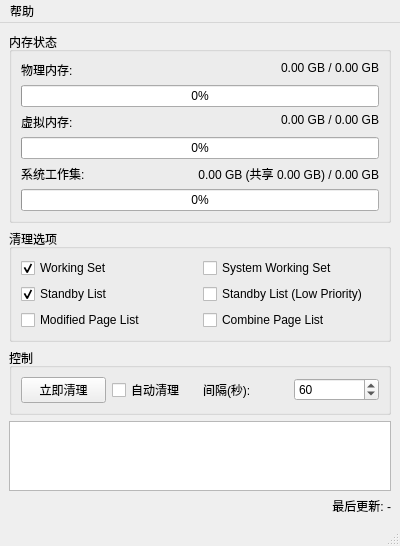
<?xml version="1.0" encoding="UTF-8"?>
<ui version="4.0">
 <class>MainWindow</class>
 <widget class="QMainWindow" name="MainWindow">
  <property name="geometry">
   <rect>
    <x>0</x>
    <y>0</y>
    <width>400</width>
    <height>500</height>
   </rect>
  </property>
  <property name="windowTitle">
   <string>内存清理工具</string>
  </property>
  <widget class="QWidget" name="centralwidget">
   <layout class="QVBoxLayout" name="verticalLayout">
    <item>
     <widget class="QGroupBox" name="groupBoxMemory">
      <property name="title">
       <string>内存状态</string>
      </property>
      <layout class="QGridLayout" name="gridLayoutMemory">
       <item row="0" column="1">
        <widget class="QLabel" name="lbPhysicalValue">
         <property name="text">
          <string>0.00 GB / 0.00 GB</string>
         </property>
         <property name="alignment">
          <set>Qt::AlignmentFlag::AlignRight</set>
         </property>
        </widget>
       </item>
       <item row="0" column="0">
        <widget class="QLabel" name="labelPhysical">
         <property name="text">
          <string>物理内存:</string>
         </property>
        </widget>
       </item>
       <item row="5" column="0">
        <widget class="QLabel" name="labelSystemWS">
         <property name="text">
          <string>系统工作集:</string>
         </property>
        </widget>
       </item>
       <item row="3" column="1">
        <widget class="QLabel" name="lbVirtualValue">
         <property name="text">
          <string>0.00 GB / 0.00 GB</string>
         </property>
         <property name="alignment">
          <set>Qt::AlignmentFlag::AlignRight</set>
         </property>
        </widget>
       </item>
       <item row="5" column="1">
        <widget class="QLabel" name="lbSystemWSValue">
         <property name="text">
          <string>0.00 GB (共享 0.00 GB) / 0.00 GB</string>
         </property>
         <property name="alignment">
          <set>Qt::AlignmentFlag::AlignRight</set>
         </property>
        </widget>
       </item>
       <item row="3" column="0">
        <widget class="QLabel" name="labelVirtual">
         <property name="text">
          <string>虚拟内存:</string>
         </property>
        </widget>
       </item>
       <item row="1" column="0" colspan="2">
        <widget class="QProgressBar" name="pbPhysical">
         <property name="value">
          <number>0</number>
         </property>
         <property name="alignment">
          <set>Qt::AlignmentFlag::AlignCenter</set>
         </property>
         <property name="format">
          <string>%p%</string>
         </property>
        </widget>
       </item>
       <item row="4" column="0" colspan="2">
        <widget class="QProgressBar" name="pbVirtual">
         <property name="value">
          <number>0</number>
         </property>
         <property name="alignment">
          <set>Qt::AlignmentFlag::AlignCenter</set>
         </property>
         <property name="format">
          <string>%p%</string>
         </property>
        </widget>
       </item>
       <item row="6" column="0" colspan="2">
        <widget class="QProgressBar" name="pbSystemWS">
         <property name="value">
          <number>0</number>
         </property>
         <property name="alignment">
          <set>Qt::AlignmentFlag::AlignCenter</set>
         </property>
         <property name="format">
          <string>%p%</string>
         </property>
        </widget>
       </item>
      </layout>
     </widget>
    </item>
    <item>
     <widget class="QGroupBox" name="groupBoxOptions">
      <property name="title">
       <string>清理选项</string>
      </property>
      <layout class="QGridLayout" name="gridLayoutOptions">
       <item row="0" column="0">
        <widget class="QCheckBox" name="cbWorkingSet">
         <property name="text">
          <string>Working Set</string>
         </property>
         <property name="checked">
          <bool>true</bool>
         </property>
        </widget>
       </item>
       <item row="0" column="1">
        <widget class="QCheckBox" name="cbSystemWorkingSet">
         <property name="text">
          <string>System Working Set</string>
         </property>
        </widget>
       </item>
       <item row="1" column="0">
        <widget class="QCheckBox" name="cbStandbyList">
         <property name="text">
          <string>Standby List</string>
         </property>
         <property name="checked">
          <bool>true</bool>
         </property>
        </widget>
       </item>
       <item row="1" column="1">
        <widget class="QCheckBox" name="cbStandbyListLow">
         <property name="text">
          <string>Standby List (Low Priority)</string>
         </property>
        </widget>
       </item>
       <item row="2" column="0">
        <widget class="QCheckBox" name="cbModifiedPageList">
         <property name="text">
          <string>Modified Page List</string>
         </property>
        </widget>
       </item>
       <item row="2" column="1">
        <widget class="QCheckBox" name="cbCombinePageList">
         <property name="text">
          <string>Combine Page List</string>
         </property>
        </widget>
       </item>
      </layout>
     </widget>
    </item>
    <item>
     <widget class="QGroupBox" name="groupBoxControl">
      <property name="title">
       <string>控制</string>
      </property>
      <layout class="QHBoxLayout" name="horizontalLayoutControl">
       <item>
        <widget class="QPushButton" name="btnCleanNow">
         <property name="text">
          <string>立即清理</string>
         </property>
        </widget>
       </item>
       <item>
        <widget class="QCheckBox" name="cbAutoClean">
         <property name="text">
          <string>自动清理</string>
         </property>
        </widget>
       </item>
       <item>
        <widget class="QLabel" name="labelInterval">
         <property name="text">
          <string>间隔(秒):</string>
         </property>
        </widget>
       </item>
       <item>
        <widget class="QSpinBox" name="sbInterval">
         <property name="minimum">
          <number>5</number>
         </property>
         <property name="maximum">
          <number>3600</number>
         </property>
         <property name="value">
          <number>60</number>
         </property>
        </widget>
       </item>
      </layout>
     </widget>
    </item>
    <item>
     <widget class="QTextBrowser" name="textBrowser"/>
    </item>
    <item>
     <spacer name="verticalSpacer">
      <property name="orientation">
       <enum>Qt::Orientation::Vertical</enum>
      </property>
      <property name="sizeHint" stdset="0">
       <size>
        <width>20</width>
        <height>40</height>
       </size>
      </property>
     </spacer>
    </item>
    <item>
     <widget class="QLabel" name="lbLastUpdate">
      <property name="text">
       <string>最后更新: -</string>
      </property>
      <property name="alignment">
       <set>Qt::AlignmentFlag::AlignRight</set>
      </property>
     </widget>
    </item>
   </layout>
  </widget>
  <widget class="QMenuBar" name="menubar">
   <property name="geometry">
    <rect>
     <x>0</x>
     <y>0</y>
     <width>400</width>
     <height>17</height>
    </rect>
   </property>
   <widget class="QMenu" name="menuHelp">
    <property name="title">
     <string>帮助</string>
    </property>
    <addaction name="actionAbout"/>
   </widget>
   <addaction name="menuHelp"/>
  </widget>
  <widget class="QStatusBar" name="statusbar"/>
  <action name="actionAbout">
   <property name="text">
    <string>关于</string>
   </property>
  </action>
 </widget>
 <resources/>
 <connections/>
</ui>
